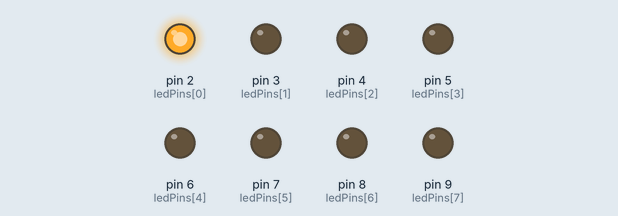
Bench run of a sketch on a simulated Arduino Uno, built with avr-gcc and run on an emulated ATmega328P. Shown: output pins drawn as LEDs (lit = HIGH).

Above: at 0.05 s.
At 0.55 s:
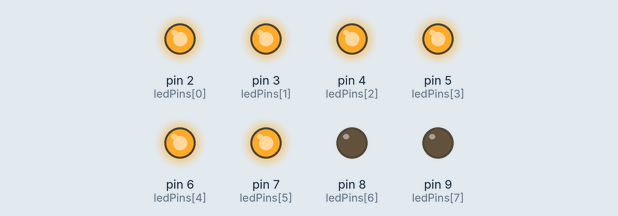
At 0.85 s:
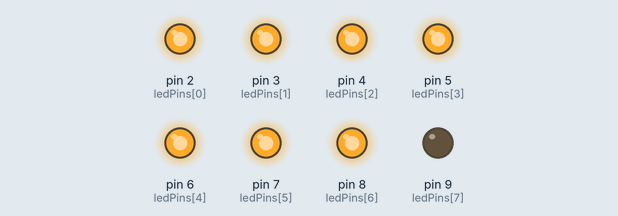
At 1.75 s:
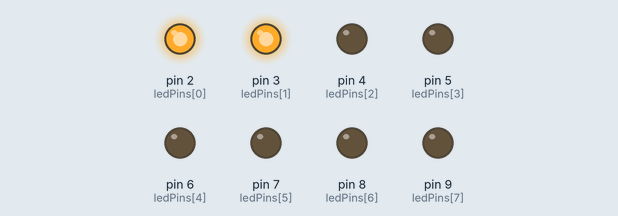
At 2.65 s:
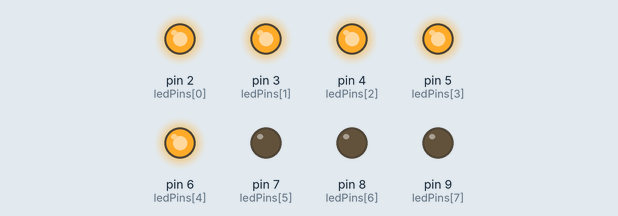
At 3.55 s:
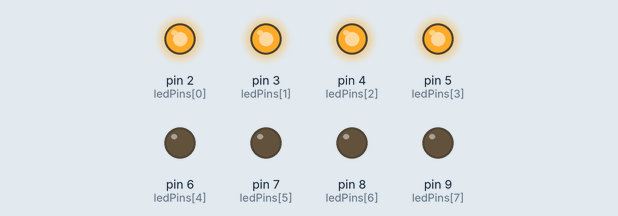
Timing chart, 0 to 3.9 s (numbered marks = the images above):
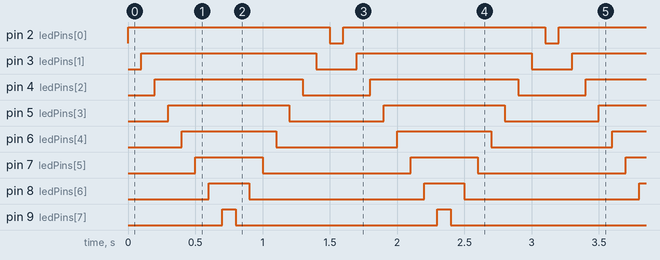

The sketch:

moreleds.ino
```cpp
int ledPins[]={2,3,4,5,6,7,8,9};
int pin;
void setup() {
  // put your setup code here, to run once:
pinMode(2,OUTPUT);
pinMode(3,OUTPUT);
pinMode(4,OUTPUT);
pinMode(5,OUTPUT);
pinMode(6,OUTPUT);
pinMode(7,OUTPUT);
pinMode(8,OUTPUT);
pinMode(9,OUTPUT);
}

void loop() {
  // put your main code here, to run repeatedly:
for(int i = 0; i<8; i++)
{
pin=i;
digitalWrite(ledPins[pin],HIGH);
delay(100);
}
for(int i = 0; i<8; i++)
{
pin=7-i;
digitalWrite(ledPins[pin],LOW);
delay(100);
}
}
```

Measured:
- by itself, pin 2 (ledPins[0]): alternates HIGH for 1.5 s and LOW for 0.10 s
- by itself, pin 3 (ledPins[1]): alternates HIGH for 1.3 s and LOW for 0.30 s
- by itself, pin 4 (ledPins[2]): alternates HIGH for 1.1 s and LOW for 0.50 s
- by itself, pin 5 (ledPins[3]): alternates HIGH for 0.90 s and LOW for 0.70 s
- by itself, pin 6 (ledPins[4]): alternates HIGH for 0.70 s and LOW for 0.90 s
- by itself, pin 7 (ledPins[5]): alternates HIGH for 0.50 s and LOW for 1.1 s
- by itself, pin 8 (ledPins[6]): alternates HIGH for 0.30 s and LOW for 1.3 s
- by itself, pin 9 (ledPins[7]): alternates HIGH for 0.10 s and LOW for 1.5 s
